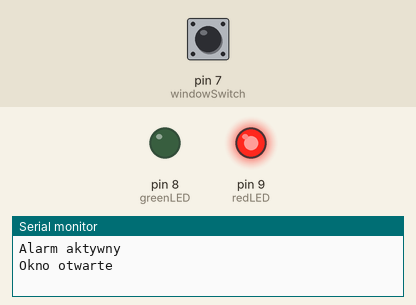
Bench run of a sketch on a simulated Arduino Uno, built with avr-gcc and run on an emulated ATmega328P. Shown: output pins drawn as LEDs (lit = HIGH), the last lines printed to the serial monitor. The inputs (shaded band) are chosen by the test bench; at power-on: pin 7 (windowSwitch) HIGH.

Above: at 8.7 s.
8.8 s: pin 7 (windowSwitch) pulled LOW for 0.15 s
At 8.87 s:
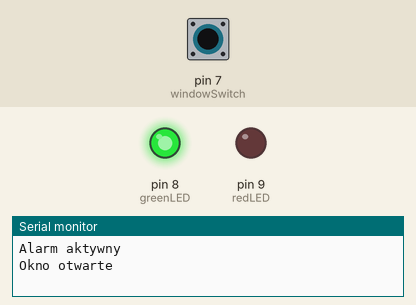
10.4 s: pin 7 (windowSwitch) pulled LOW for 3.2 s
At 14.9 s:
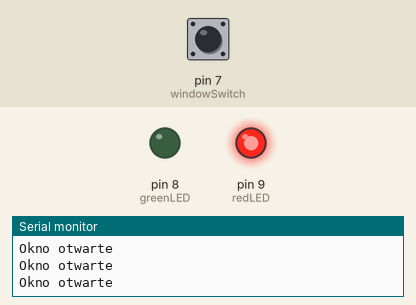
Timing chart, 0 to 16.4 s (numbered marks = the images above; inputs shaded):
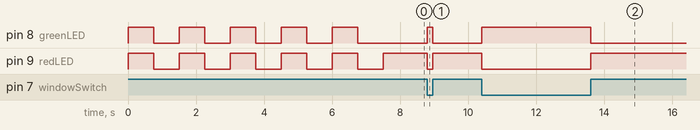

Measured:
- after the input at 8.8 s, pin 8 (greenLED): LOW → HIGH at once, → LOW 0.15 s later; pin 9 (redLED): HIGH → LOW at once, → HIGH 0.15 s later
- after the input at 10.4 s, pin 8 (greenLED): LOW → HIGH at once, → LOW 3.2 s later; pin 9 (redLED): HIGH → LOW at once, → HIGH 3.2 s later
- by itself, pin 9 (redLED): alternates HIGH for 0.75 s and LOW for 0.75 s

The sketch:

2_windowAlarm.ino
```cpp
#define windowSwitch 7
#define greenLED 8
#define redLED 9

void setup() {
  pinMode(windowSwitch, INPUT_PULLUP);
  pinMode(greenLED, OUTPUT); //green LED
  pinMode(redLED, OUTPUT); //red LED

  Serial.begin(9600);
  alarmActivation();
}

void ledBlinking(int times, int delayTime) {
  for (int i=0; i<times; i++)
    {
      digitalWrite(greenLED, HIGH);
      digitalWrite(redLED, HIGH);
      delay(delayTime);
      digitalWrite(greenLED, LOW);
      digitalWrite(redLED, LOW);
      delay(delayTime);
    }
}

void alarmActivation(){
    ledBlinking(5, 750);
    digitalWrite(greenLED, HIGH);
    Serial.println("Alarm aktywny");
}


void loop() {


  if (digitalRead(windowSwitch) == LOW) {
    digitalWrite(greenLED, HIGH);
    digitalWrite(redLED, LOW);
  } else {
    digitalWrite(greenLED, LOW);
    digitalWrite(redLED, HIGH);
    Serial.println("Okno otwarte");
    while (digitalRead(windowSwitch) == HIGH)
    delay(25);

  }
}
```
